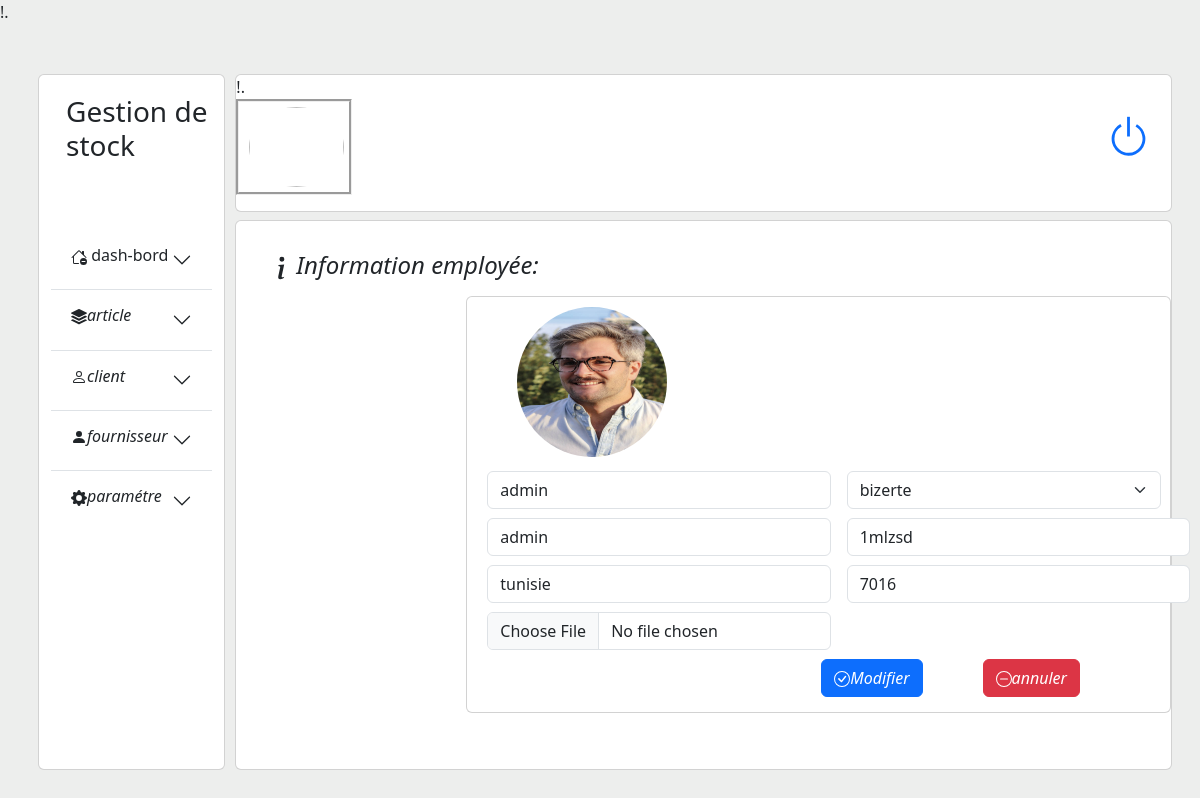
Screenshot of /modifierprofil.php?code_u=54 with the database file from the repository.
### tables this page shows
CREATE TABLE `user` (
  `id_user` int(20) NOT NULL,
  `date_crÃ©ation` date NOT NULL,
  `date_modification` date NOT NULL,
  `pays` varchar(40) NOT NULL,
  `ville` varchar(40) NOT NULL,
  `email` varchar(40) NOT NULL,
  `mdp` varchar(40) NOT NULL,
  `role` varchar(30) NOT NULL,
  `nom` varchar(30) NOT NULL,
  `prenom` varchar(30) NOT NULL,
  `confirmmdp` varchar(40) NOT NULL,
  `adresse` varchar(60) NOT NULL,
  `code_postale` int(11) NOT NULL,
  `image` varchar(300) NOT NULL,
  `content` varchar(300) NOT NULL
);

### modifierprofil.php (the view, shortened to what this page needs)
<?php
include("connexion.php");
$prenom="";
$ville="";
$nom="";
$pays="";
$adresse="";
$code_postale="";
if($_SERVER["REQUEST_METHOD"]=='GET'){
$id_user=$_GET['code_u'];
$req="SELECT * from user where id_user='$id_user'";
$res=$conx->query($req);
$row=$res->fetch_assoc();
$prenom=$row['prenom'];
$ville=$row['ville'];
$nom=$row['nom'];
$code_postale=$row['code_postale'];
$adresse=$row['adresse'];
$pays=$row['pays'];
$image=$row['image'];
}
 ?>
<!DOCTYPE html>
<html lang="en">
<head>
	  <link rel="stylesheet" href="bootstrap/css/bootstrap.css">
	   <scripy src="stylesheet" href="bootstrap/css/bootstrap.js">
		<link href="https://cdn.jsdelivr.net/npm/bootstrap@5.3.0-alpha1/dist/css/bootstrap.min.css" rel="stylesheet">
       <link rel="stylesheet" href="style_main.css">
</head>
<body>
<div class="main-container ">
    <div class="row min-width  min-height-600 no-flex-wrap ">
        <div class="card marg-left col-md-2 ">
        <?php
            require('left.php');
            ?>
        </div>
    <div class="card col-md-10 pad back-main border-none">
      <div class="col pad flex-column justify-content-between">
        <div class="card min-height-90 mb-2">
            <?php
            require('header.php');
            ?>
        </div>
        <div class="card main-height ">
        <div><h4 class="lister"><i class="bi bi-info-lg">Information employée:</i></h4></div>
        <form name='form' enctype="multipart/form-data" style="max-width:930px;margin-left:230px;margin-top:5px;"class="card" action='' method='post'>
        <img class="rounded-circle" style="margin-left:50px;margin-top:10px;max-width:150px;max-height:150px;margin-bottom:5px;" id="img" src="<?= $image;?>">
         <div class="row g-3">
            <div class="col">
            <input type="text" class="input-ajout form-control" value='<?= $nom;?>'name="nom" id="nom"  placeholder="Nom" required>
            <input type="text" class="form-control input-ajout " value="<?=$prenom;?>" name="prenom"   id="Prenom" placeholder="Prenom" required>
            <input type="text" class=" input-ajout form-control" value="<?= $pays;?>" name="pays" placeholder="Pays" required>
            <input class="input-ajout form-control filee" type="file" name="image" required>
            </div>
            <div class="col">
            <div class="  input-ajout">
                <select class="form-select" name="ville">
                <option value='<?=$ville;?>'selected><?=$ville;?></option>
                </select>
            </div>
        <input type="text" class="form-control input-ajout " name="adresse" value="<?= $adresse;?>"  placeholder="Adresse" required>
        <input type="text" class="form-control input-ajout " name="code_postale" value="<?= $code_postale;?>" placeholder="Code_postale " required>
     </div>
          </div>
         <div class="div-flex d-flex justify-content-end">
           <button type="submit"  class="btn btn1-ajouter btn-primary" name="valide"><i class="bi bi-check-circle">Modifier</i></button>
           <button type="reset" class="btn  btn-danger" name="anuuler"><i class="bi bi-dash-circle"><svg xmlns="http://www.w3.org/2000/svg" width="16" height="16" fill="currentColor" class="bi bi-dash-circle" viewBox="0 0 16 16">
            <path d="M8 15A7 7 0 1 1 8 1a7 7 0 0 1 0 14zm0 1A8 8 0 1 0 8 0a8 8 0 0 0 0 16z"/>
            <path d="M4 8a.5.5 0 0 1 .5-.5h7a.5.5 0 0 1 0 1h-7A.5.5 0 0 1 4 8z"/>
            </svg>annuler</i></button>
         </div>
       </form>
        </div>
    </div>
   </div>
</div>
</div>
</body>
</html>

### style_main.css (style rules this page uses)
.main-container { margin:50px; }
body { background:#edeeed; }
.min-height-600 { min-height:650px; }
.marg-left { margin-right:10px; }
.no-flex-wrap { flex-wrap:inherit; }
.back-main { background:#edeeed; }
.pad { padding-left:0px; padding-right:0px; }
.border-none { border:none; }
.min-height-90 { min-height:90px; }
.main-height { min-height:550px; }

### modifierprofil.php (style rules this page uses)
.lister { margin-left:30px; margin-top:30px; }
.input-ajout { margin:9px; margin-left:20px; max-width:420px; margin-bottom:; }
.btn1-ajouter { margin-right:60px; }
.div-flex { margin-right:90px; margin-bottom:15px; }

### rows the page displays
user: image (picture), nom "admin", prenom "admin", pays "tunisie", ville "bizerte", adresse "1mlzsd", code_postale "7016"
